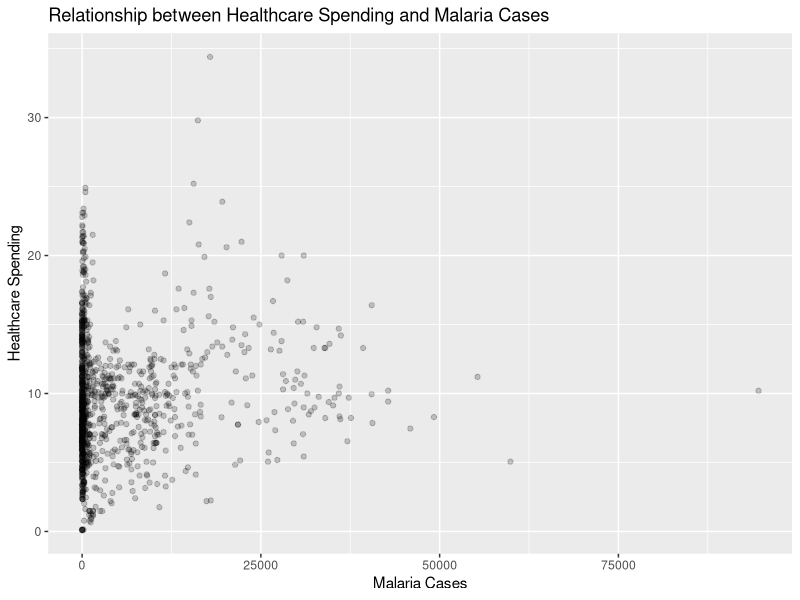
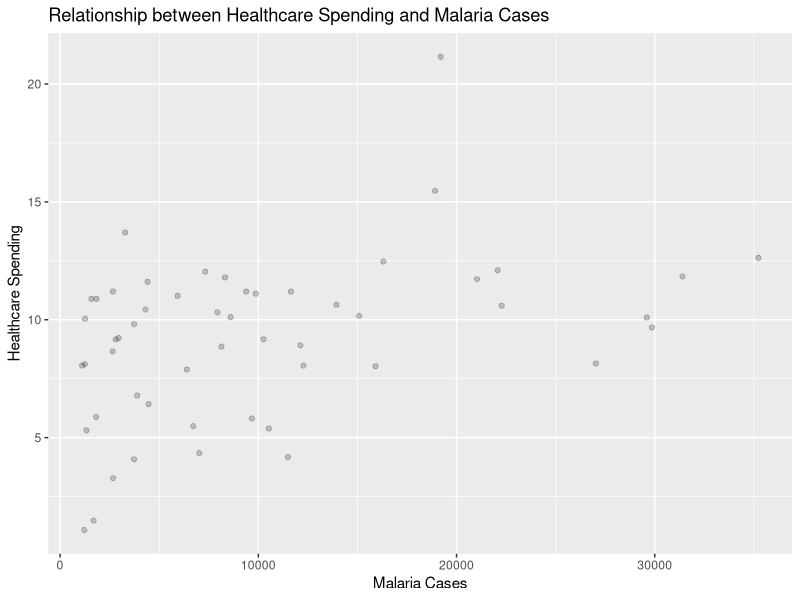
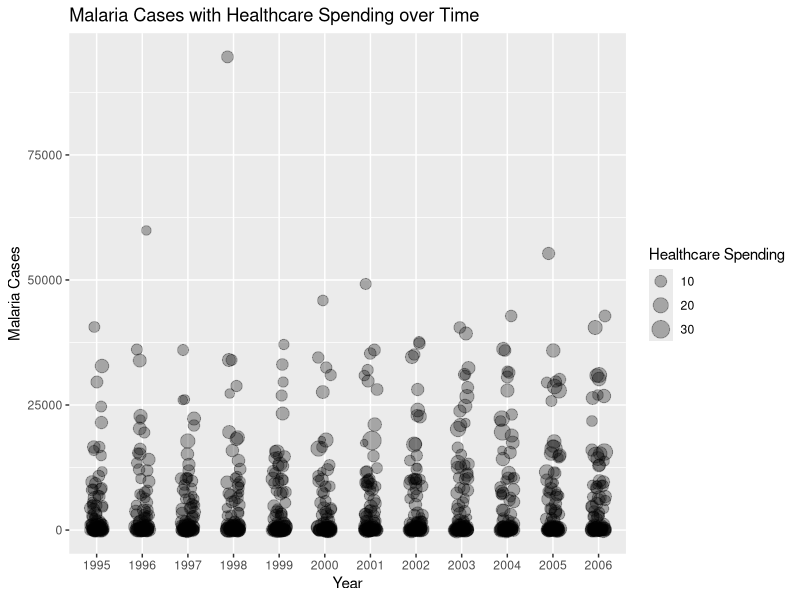
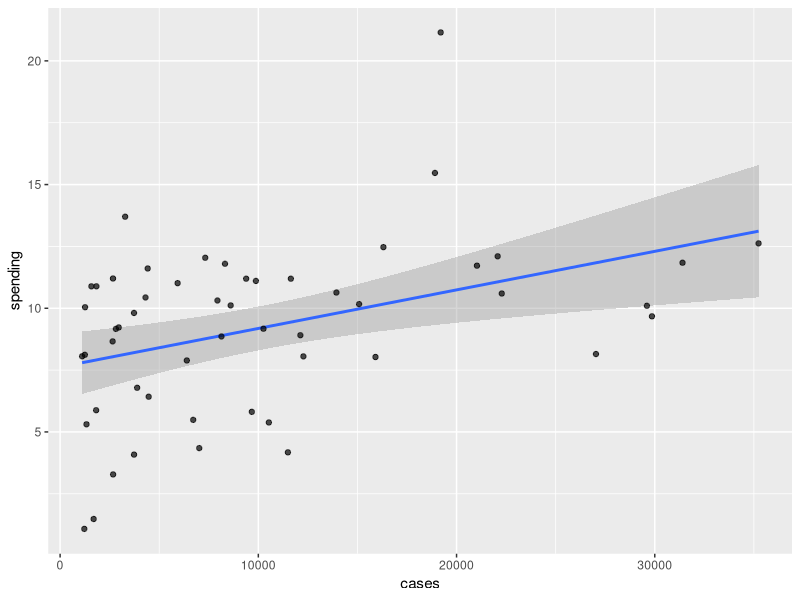
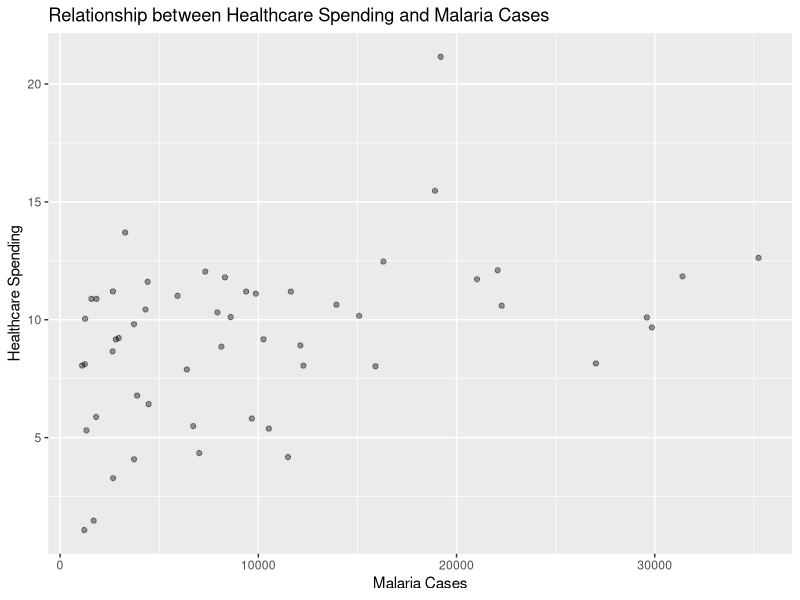
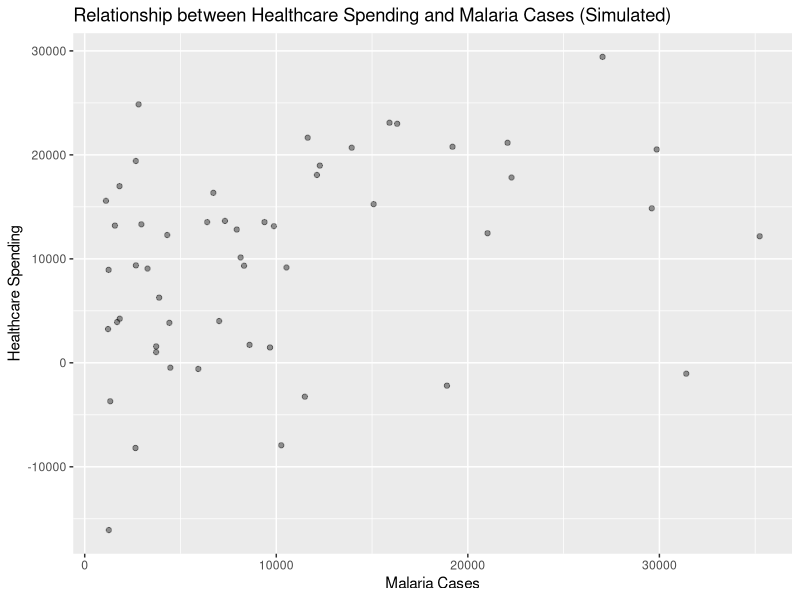
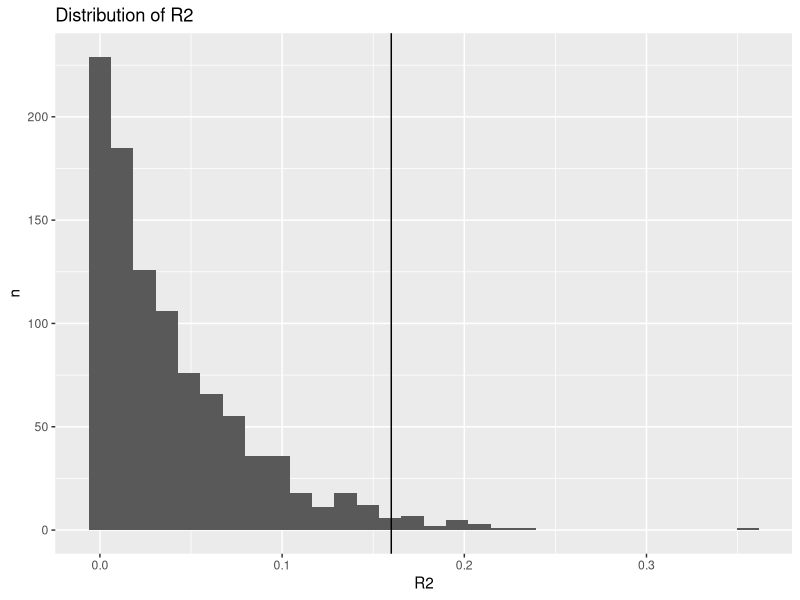

Reproduce these figures in R, in order.
## ---- chunk 1
library(tidyverse)
library(kableExtra)
## ---- chunk 2
healthcare_expenditure = read.csv("government_health_spending_of_total_gov_spending_percent.csv")
malaria_cases = read.csv("malaria_cases_per_100000_reported.csv")

## ---- chunk 3

malaria_cases <- malaria_cases |>
  mutate(across(-country, ~ ifelse(str_detect(., "k$"), as.numeric(str_replace(., "k$", ""))*1000, as.numeric(.))))

options(scipen = 999)

## ---- chunk 4

malaria_cases <- malaria_cases |>
  pivot_longer(cols = starts_with("X"), 
               names_to = "year",
               values_to = "cases") |>
  mutate(year = str_remove(year, "X"))

## ---- chunk 5

healthcare_expenditure <- healthcare_expenditure |>
  pivot_longer(cols = starts_with("X"), 
               names_to = "year",
               values_to = "spending") |>
  mutate(year = str_remove(year, "X"))

## ---- chunk 6
# 137 entries contain NA values
data <- healthcare_expenditure |>
  inner_join(malaria_cases)
## ---- chunk 7

ggplot(data, aes(y = spending, x = cases)) +
  geom_point(alpha=0.2) +
  labs(y = "Healthcare Spending", x = "Malaria Cases") +
  ggtitle("Relationship between Healthcare Spending and Malaria Cases")


## ---- chunk 8
filtered_data <- data|>
  filter(!is.na(cases), !is.na(spending))|>
  group_by(country)|>
  summarise(spending = mean(spending, na.rm = TRUE), cases = mean(cases, na.rm = TRUE)) |> filter(cases > 1000)

## ---- chunk 9
ggplot(filtered_data, aes(y = spending, x = cases)) +
  geom_point(alpha=0.2) +
  labs(y = "Healthcare Spending", x = "Malaria Cases") +
  ggtitle("Relationship between Healthcare Spending and Malaria Cases")
## ---- chunk 10

ggplot(data, aes(x = year, y = cases, size = spending)) +
  geom_jitter(alpha=0.3, width=0.15) +
  labs(x = "Year", y = "Malaria Cases", size = "Healthcare Spending") +
  ggtitle("Malaria Cases with Healthcare Spending over Time") +
  scale_size_continuous(name = "Healthcare Spending")


## ---- chunk 11
#creating summarised data using all years
countrywise_data <- data|>
  filter(!is.na(cases), !is.na(spending))|>
  group_by(country)|>
  summarise(spending = mean(spending, na.rm = TRUE), cases = mean(cases, na.rm = TRUE)) |> filter(cases > 1000)
## ---- chunk 12
countrywise_data|>
  ggplot(aes(y=spending, x=cases))+
  geom_smooth(method="lm")+
  geom_point(alpha=0.7)
## ---- chunk 13
model <- lm(cases ~ spending, data=countrywise_data)
summary(model)
## ---- chunk 14
response_variance <- var(countrywise_data$spending)
fitted_values <- predict(model)
fitted_values_variance <- var(fitted_values)
residuals <- residuals(model)
residuals_variance <- var(residuals)

variance_table <- data.frame(
  `Variance Type` = c("Response Values", "Fitted Values", "Residuals"),
  Variance = c(response_variance, fitted_values_variance, residuals_variance)
)

variance_table |>
  kable() |>
  kable_styling()

## ---- chunk 15
r_squared <- summary(model)$r.squared

## ---- chunk 16


predicted_values <- predict(model)

sigma_value <- sigma(model)


residuals_sd <- sqrt(residuals_variance)

set.seed(6548658) #produces consistent output for 3.1
simulated_values <- predicted_values + rnorm(length(predicted_values), mean = 0, sd = sigma_value)


simulated_data <- data.frame(spending = simulated_values, cases = countrywise_data$cases)




## ---- chunk 17
ggplot(filtered_data, aes(y = spending, x = cases)) +
  geom_point(alpha=0.4) +
  labs(y = "Healthcare Spending", x = "Malaria Cases") +
  ggtitle("Relationship between Healthcare Spending and Malaria Cases")
## ---- chunk 18
ggplot(simulated_data, aes(y = spending, x = cases)) +
  geom_point(alpha=0.4) +
  labs(y = "Healthcare Spending", x = "Malaria Cases") +
  ggtitle("Relationship between Healthcare Spending and Malaria Cases (Simulated)")
## ---- chunk 19
# simulate data as in 3.1
simulate_set <- function() {
  predicted_values + rnorm(
    length(predicted_values),
    mean = 0,
    sd = sigma_value)
}

#create model
simulated_model <- function() {
  lm(countrywise_data$cases ~ simulate_set())
}

#divine R2
randomized_r_squared <- function() {
  summary(simulated_model())$r.squared
}
## ---- chunk 20
large_sim <- replicate(1000,
                       expr = randomized_r_squared(),
                       simplify = "vector"
                       )
## ---- chunk 21
data.frame(ls = large_sim)|>
  ggplot(aes(x=ls))+
  geom_histogram()+
  geom_vline(xintercept=r_squared)+
  labs(title="Distribution of R2",
       x="R2", y="n")
